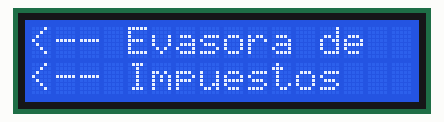
Recording of a sketch running on a simulated Arduino Uno, built with avr-gcc and run on an emulated ATmega328P. Parts: 16×2 character LCD.

Above: at 0.1 s.
At 0.6 s:
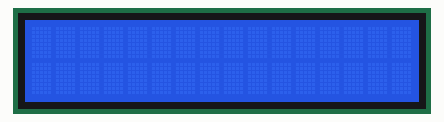

Measured:
- what the display in image 1 shows lasts 0.5 s, from 0.6 s to 1.1 s

The sketch:

lcd_print.ino
```cpp
#include <LiquidCrystal_I2C.h>  // download from https://github.com/ELECTROALL/Codigos-arduino/blob/master/LiquidCrystal_I2C.zip

LiquidCrystal_I2C lcd(0x27,16,2);

void setup() {

    lcd.init();
    lcd.backlight();
    lcd.clear();
    lcd.setCursor(0,0);
    lcd.print("<-- Evasora de");
    lcd.setCursor (0,1);
    lcd.print("<-- Impuestos");

}

void loop() {

    lcd.display();
    delay(500);
    lcd.noDisplay();
    delay(500);

}
```
